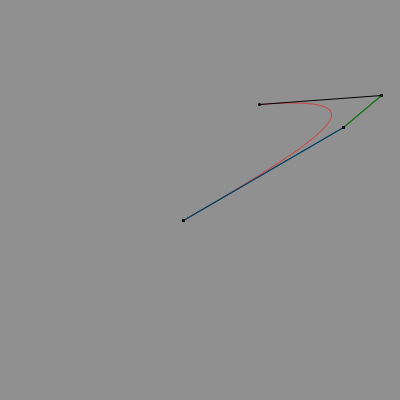
Frame 1 (no input)
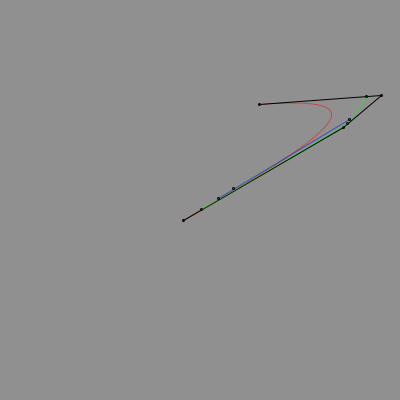
Frame 60 (the mouse pressed at the canvas centre just before this capture)
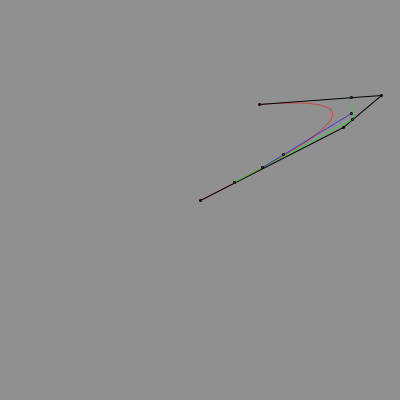
Frame 120 (the mouse held since frame 60 and released just before this capture)

The Processing sketch that drew these frames (run headless with seeded random() and noise(); from frame 60 on, the mouse is pressed at the canvas centre):

// Processing sketch: BezierCurves
// ── BezierCurves.pde
int[] x = new int[4];
int[] y = new int[4]; 
float rad = 2;
float adjustDist = 120;
float t = 0;

void setup() {
  size(400,400);
  for (int i = 0; i<x.length; i++) {
    x[i] =  floor(random(401));
    y[i] =  floor(random(401));
  }
  noFill();
}

void draw() {
  background(144);
 
 
 //Find closest point
 int close = findClosest(x,y);
 float closeDist = dist(x[close],y[close],mouseX,mouseY);
 
 if(closeDist<adjustDist){
   // Draw indicator circle
   if (!mousePressed){
     noFill();
     stroke(255,0,255,128);
     ellipse(x[close],y[close],closeDist*2,closeDist*2);
   }
   
   //Update point position
   if (mousePressed) {
     x[close] = mouseX;
     y[close] = mouseY;
     if((keyPressed) && (keyCode==SHIFT)){
       x[close] = floor(float(mouseX)/10.0)*10;
       y[close] = floor(float(mouseY)/10.0)*10;
     }
   }
 }
 
 //Connect points
 stroke(0);
 //connectPoints(x,y);
 
 //Draw midpoints
 stroke(0,255,0,128);
 //drawMidPoints(x,y);
 
 //Draw tangent
 stroke(0,0,255,128);
 //drawTangent(x,y);
 
 //Draw points
 stroke(0);
 for(int i =0; i<x.length; i++) {
    ellipse(x[i],y[i],rad,rad); 
 }
 
 // Draw Bezier
 stroke(255,0,0,128);
 bezier(x[0], y[0], x[1], y[1], x[2], y[2], x[3], y[3]);
 
 generateBezier(x, y, t);
 
 t+=0.002;
 t=t%1;
}

void connectPoints(int[] x, int[] y){
 for (int i = 0; i < x.length-1; i++) {
  line(x[i],y[i],x[i+1],y[i+1]); 
 }
}

void drawPoints(int[] x, int[] y){
 stroke(0);
 for(int i =0; i<x.length; i++) {
    ellipse(x[i],y[i],rad,rad); 
 } 
}

void drawMidPoints(int[] x, int[] y) {
  for (int i = 0; i < 2; i++) {
    line((x[i]+x[i+1])/2,(y[i]+y[i+1])/2,(x[i+1]+x[i+2])/2,(y[i+1]+y[i+2])/2); 
 }
}

void drawTangent(int[] x, int[] y) {
   float x1 =  (x[0]+x[1])/2;
   float x2 =  (x[1]+x[2])/2;
   float x3 =  (x[2]+x[3])/2;
   float y1 =  (y[0]+y[1])/2;
   float y2 =  (y[1]+y[2])/2;
   float y3 =  (y[2]+y[3])/2;
   line((x1+x2)/2,(y1+y2)/2,(x2+x3)/2,(y2+y3)/2);
}
 
int findClosest(int[] x, int[] y){
  int xPos = mouseX;
  int yPos = mouseY;
  int closestIndex = -1;
  float minDist = 9999999;
  for (int i = 0; i < x.length; i++) {
    float tempDist = dist(x[i],y[i],xPos,yPos);
    if (tempDist < minDist) {
       minDist = tempDist;
       closestIndex =i;
    }
  }
  return closestIndex;
}

void generateBezier(int[] x, int[] y, float t){
  int[] qx = new int[3];
  int[] qy = new int[3];
  int[] rx = new int[2];
  int[] ry = new int[2];
  int[] sx = new int[1];
  int[] sy = new int[1];
  
  qx = generatePoints(x,t);
  qy = generatePoints(y,t);
  rx = generatePoints(qx,t);
  ry = generatePoints(qy,t);
  sx = generatePoints(rx,t);
  sy = generatePoints(ry,t);
  
  // Connect curve points
  stroke(0);
  connectPoints(x,y);
  
  stroke(0,255,0,128);
  connectPoints(qx, qy);
  
  stroke(0,0,255,128);
  connectPoints(rx, ry);
  
  // Draw points on curve
  drawPoints(qx, qy);
  drawPoints(rx, ry);
  drawPoints(sx, sy);
}

int[] generatePoints(int[] x, float t) {
  int size = x.length-1;
  int[] qx = new int[size]; 
  for (int i = 0; i < size; i++){
    qx[i] = floor(float(x[i])*t+float(x[i+1])*(1-t)); 
  }
  return qx; 
}
